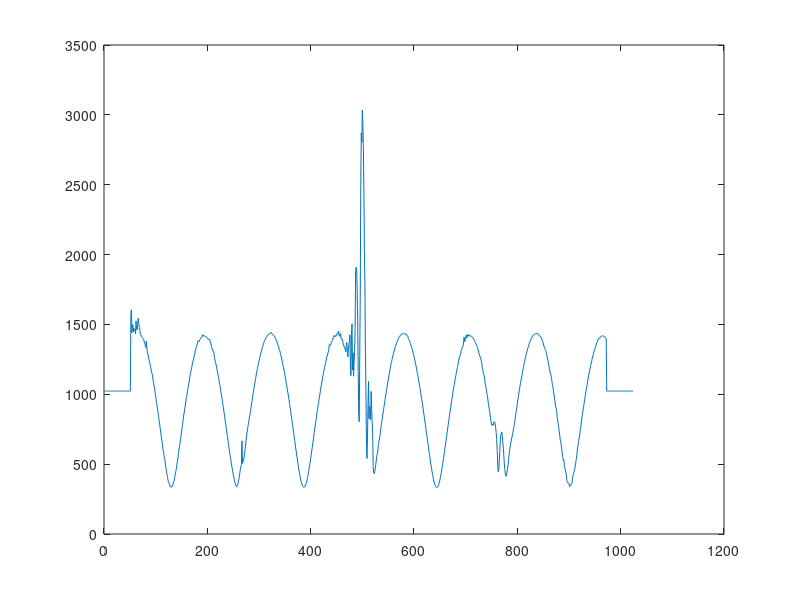

MATLAB code for this plot: (Note: this script raises an error after producing the figure.)
% Windowed Hilbert Transform (WHT)
clear,clc
load SignalsTypes
dt=Signals.SinIF2C.dt;
s0=Signals.SinIF2C.s;
t=Signals.SinIF2C.t;
f=Signals.SinIF2C.f;
cr=Signals.SinIF2C.cr;
% Henkel Mtrix Constraction
s = s0;
N = length(s0);
s = s(:)';
s = s(1:2*fix(N/2));
N = length(s);
l = fix(N/20); % selected parameter
% s = padarray(s,[0 L]);
s = [zeros(1,l) s zeros(1,l)];
L = 2*l;
w = gausswin(L,4); % selected parameter
w = w/sum(w);
xidx = (1:L)';
yidx = 0:(N-1);
h = xidx(:,ones(N,1)) + yidx(ones(L,1),:);
H = s(h); % Henkel Matrix of the signal
figure;
imagesc(H)
% Windowed Hilbert Transform (WHT)

FH = fft(sparse(diag(w)) * H); % STFT
q = zeros(1,L);
q([1 L/2+1]) = 1;
q(2:L/2) = 2;
FWHT = sparse(diag(q)) * FH;
WHT = ifft(FWHT); % WHT
imagesc(abs(FWHT))
imagesc(real(WHT))
% First-order 
% Derivative of WHT and Chirp-rate
df = 1/(L*dt);
DHT = ifft(sparse(diag(sqrt(-1)*2*pi*df*[0:fix(L/2)-1,0,-fix(L/2)+1:-1])) * FWHT); 
IF = (real(WHT).*imag(DHT)-real(DHT).*imag(WHT)) ./ (conj(WHT).*WHT + eps); % IF
CR = diff(IF);CR(L,:) = 0; % CR
% Envelope of the Chirp Rate 

FCR = fft(sparse(diag(w)) * CR);
acr = abs(ifft(sparse(diag(q)) * FCR))/max(w);
% Smoothing
w = gausswin(L,6); % selected parameter
w = w/sum(w);
IF = (w' * IF)/2/pi;
CR = (w' * CR)/dt/2/pi;
ACR = (w' * acr)/dt/2/pi;
ACR([1:l end-l:end]) = 1/dt; % selected parameter
plot(IF)
plot(CR)
plot(ACR)
% STFT Via Chirp Rate
sd = 1./(sqrt(2*pi*ACR)+eps)/dt;
S = repmat(s0',1,N);
W = WinMtx( N,sd );
TFR = abs(fft(W.*S));
figure
imagesc(W)
imagesc(t,f,fftshift(TFR,1))
xlabel Time(s)
ylabel Frequency(Hz)
% STFT Via Original Chirp Rate
acr = abs(hilbert(cr));
acr([1:24 end-24:end]) = .45*acr([1:24 end-24:end])+875;
sd = 1./(sqrt(2*pi*acr)+eps)/dt;
W = WinMtx( N,sd );
TFR0 = abs(fft(W.*S));
figure
imagesc(W)
imagesc(t,f,fftshift(TFR0,1))
xlabel Time(s)
ylabel Frequency(Hz)
Some useful functions
% [upperEnv,lowerEnv] = envelope(x, n, method);
% wp = unwrap(s,pi,1);
% aa = angle(Fas);
% pr = phase(hilbert(sr));
% hilbert(s);
%[phi,w] = phasez(biquad)